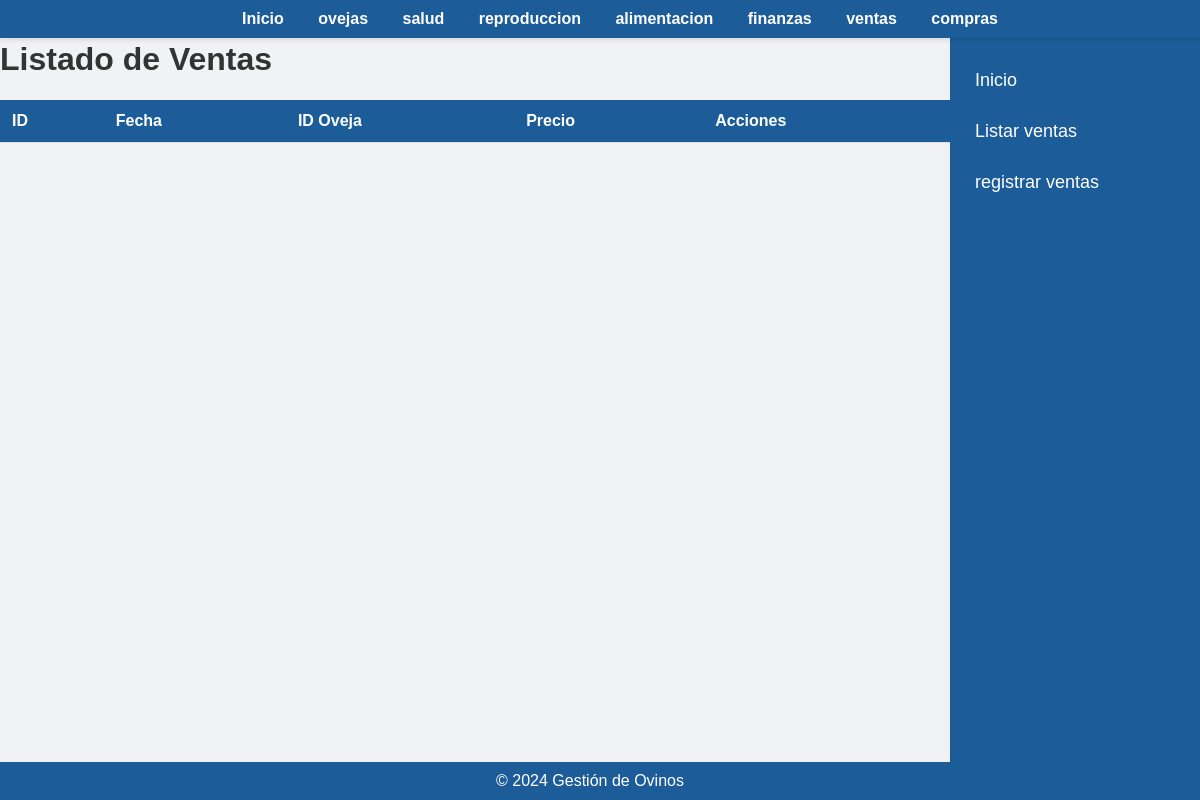
Before: /listar_venta with the older database file.
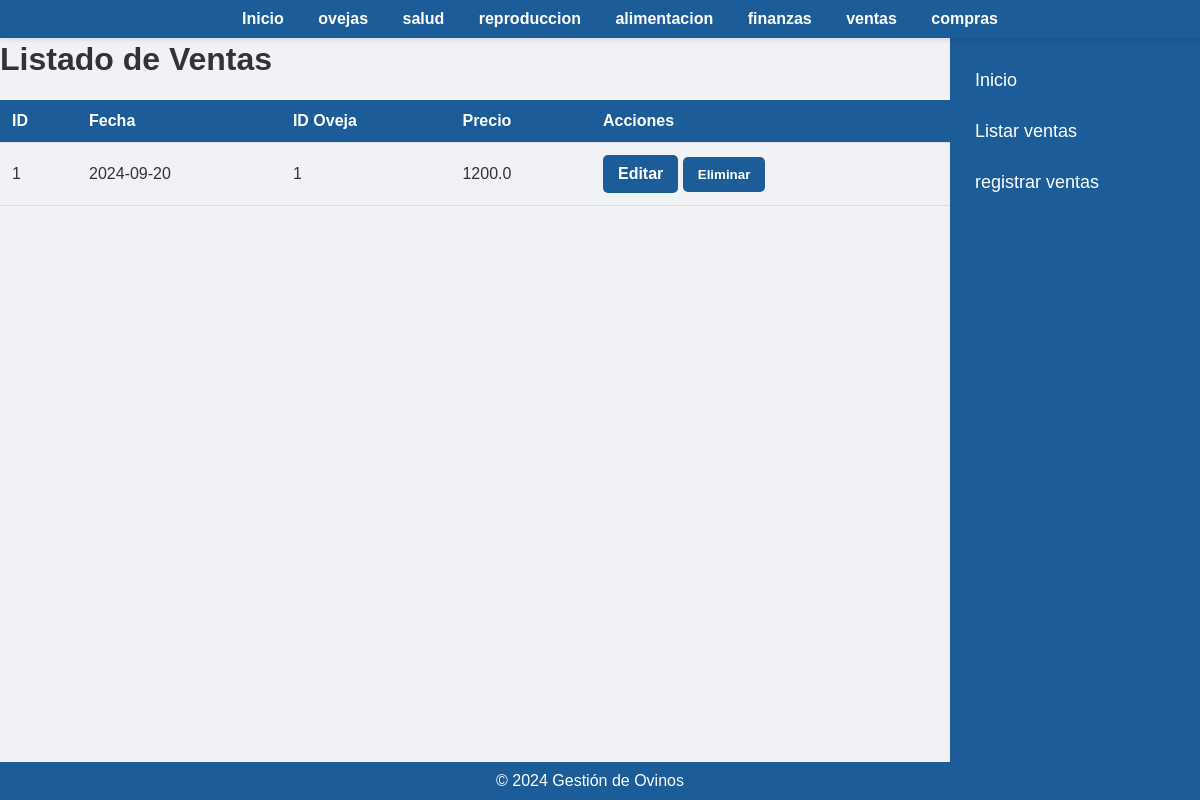
After: the same page with the newer database file.
### app/models.py (models this page shows)
class Venta(db.Model):
    id = db.Column(db.Integer, primary_key=True)
    id_oveja = db.Column(db.Integer, db.ForeignKey('oveja.id'), nullable=False)
    fecha = db.Column(db.Date, nullable=False)
    cantidad = db.Column(db.Integer, nullable=False)
    precio = db.Column(db.Float, nullable=False)

### app/routes.py (the view)
@app.route('/listar_venta')
def listar_venta():
    ventas = Venta.query.all()
    return render_template('listar_ventas.html', ventas=ventas)

### app/templates/listar_ventas.html (shortened to what this page needs)
<!DOCTYPE html>
<html lang="es">
<head>
    <link rel="stylesheet" href="{{ url_for('static', filename='styles.css') }}">
</head>
<body>
    <div class="navbar">
        <a href="{{ url_for('index') }}">Inicio</a>
        <a href="{{ url_for('oveja') }}"> ovejas  </a>
        <a href="{{ url_for('salud') }}">salud</a>
        <a href="{{url_for('reproduccion')}}"> reproduccion</a>
        <a href="{{url_for('alimentacion')}}">alimentacion</a></li>
        <a href="{{url_for('finanzas')}}">finanzas</a></li>
        <a href="{{url_for('venta')}}">ventas</a></li>
        <a href="{{url_for('compra')}}">compras</a></li>
    </div>
    <div>
    <footer>
        &copy; 2024 Gestión de Ovinos
    </footer>
    <div class="sidebar">
        <a href="{{ url_for('index') }}">Inicio</a>
        <a href="{{url_for('listar_venta')}}">Listar ventas</a></li>
        <a href="{{url_for('registrar_venta')}}">registrar ventas</a></li>
    </div>
    <h1>Listado de Ventas</h1>
    <table>
        <thead>
            <tr>
                <th>ID</th>
                <th>Fecha</th>
                <th>ID Oveja</th>
                <th>Precio</th>
                <th>Acciones</th>
            </tr>
        </thead>
        <tbody>
            {% for venta in ventas %}
            <tr>
                <td>{{ venta.id }}</td>
                <td>{{ venta.fecha.strftime('%Y-%m-%d') }}</td>
                <td>{{ venta.id_oveja }}</td>
                <td>{{ venta.precio }}</td>
                <td>
                    <a href="{{ url_for('editar_venta', id=venta.id) }}"class='btn'>Editar</a>
                    <form action="{{ url_for('eliminar_venta', id=venta.id) }}" method="POST" style="display:inline;">
                        <button type="submit" onclick="return confirm('¿Estás seguro de que deseas eliminar esta venta?');">Eliminar</button>
                    </form>
                </td>
            </tr>
            {% endfor %}
        </tbody>
    </table>
    <br>
</body>
</html>

Changed rows visible on the page:
added Venta: id "1", fecha "2024-09-20", id_oveja "1", precio "1200.0"
